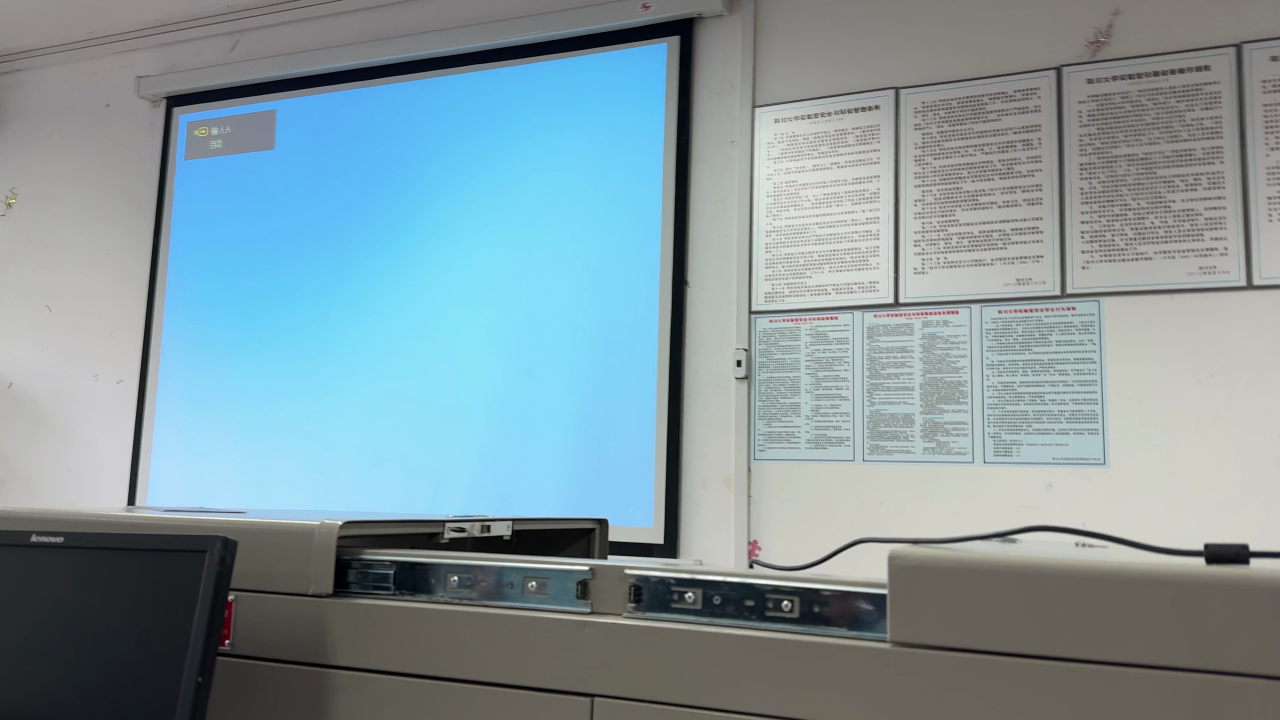
#> input picture raw_data/test0000.jpg, 3840 x 2160 px (shown at 1/3 size); its folder holds 4 pictures in this run
$ python transform_model.py
#> lines starting #> are read from the running program, lines starting #| are printed output that depends on the picture
#!/usr/bin/env python3.9
# coding=utf-8
# Copyright 2022 Huawei Technologies Co., Ltd
#
# Licensed under the Apache License, Version 2.0 (the "License");
# you may not use this file except in compliance with the License.
# You may obtain a copy of the License at
#
#     http://www.apache.org/licenses/LICENSE-2.0
#
# Unless required by applicable law or agreed to in writing, software
# distributed under the License is distributed on an "AS IS" BASIS,
# WITHOUT WARRANTIES OR CONDITIONS OF ANY KIND, either express or implied.
# See the License for the specific language governing permissions and
# limitations under the License.

import os
import cv2
from pathlib import Path

def clear_folder_contents(folder_path):
    path = Path(folder_path)
    if path.exists():
        # 遍历路径中的所有文件和文件夹
        for child in path.iterdir():
            try:
                # 如果是文件或链接，则删除
                if child.is_file() or child.is_symlink():
                    child.unlink()
                # 如果是文件夹，则递归删除
                elif child.is_dir():
                    child.rmdir()
            except Exception as e:
                print(f'Failed to delete {child}. Reason: {e}')

# 首先删除p_data文件夹下的以往处理的文件
folder_path = './transform_model_data'
clear_folder_contents(folder_path)

FILE_PATH = './raw_data/'
for file in os.listdir(FILE_PATH):
    img_path = FILE_PATH + file
    img = cv2.imread(img_path)
#> img is the input picture: shape (2160, 3840, 3); mean B, G, R 156.8, 150.5, 129.9
    img = cv2.resize(img, (1280, 720))
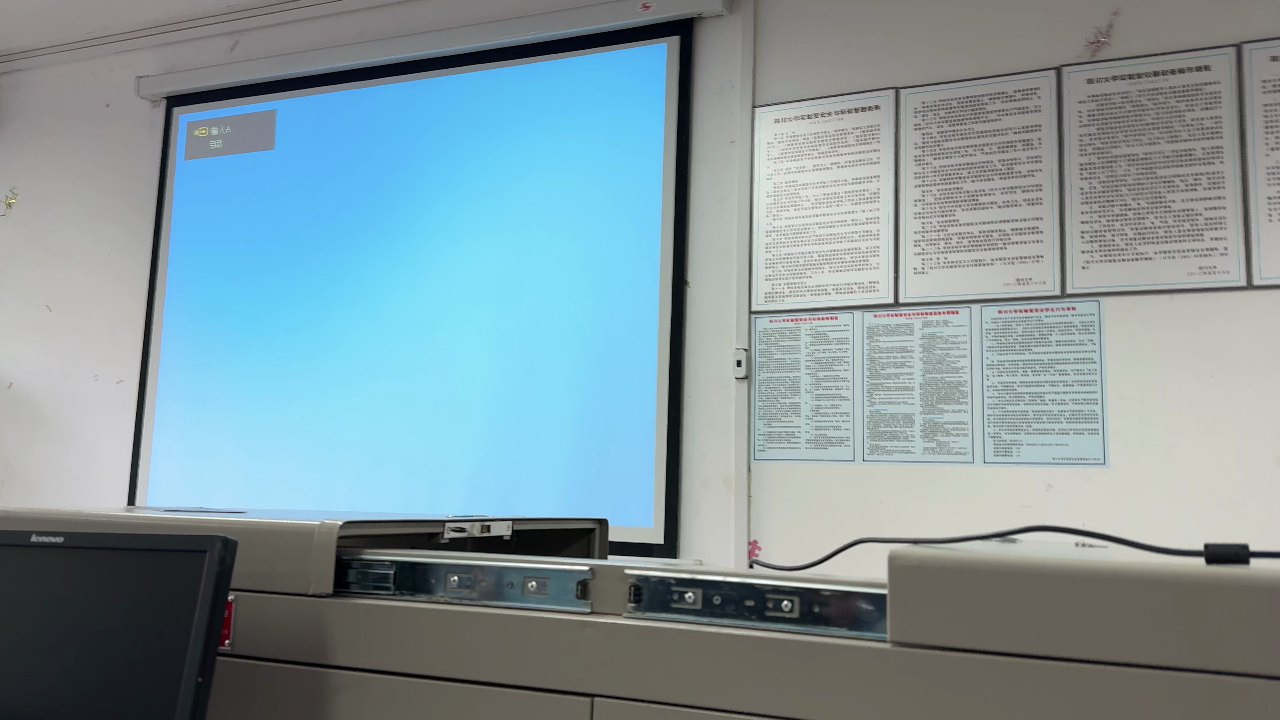
#> img: shape (720, 1280, 3); mean B, G, R 156.8, 150.5, 129.9
    save_path = './transform_model_data/' + file.split('.')[0] + '.jpg'
    cv2.imwrite(save_path, img)
#> pass 2 of the loop `for file in os.listdir(FILE_PATH):`:
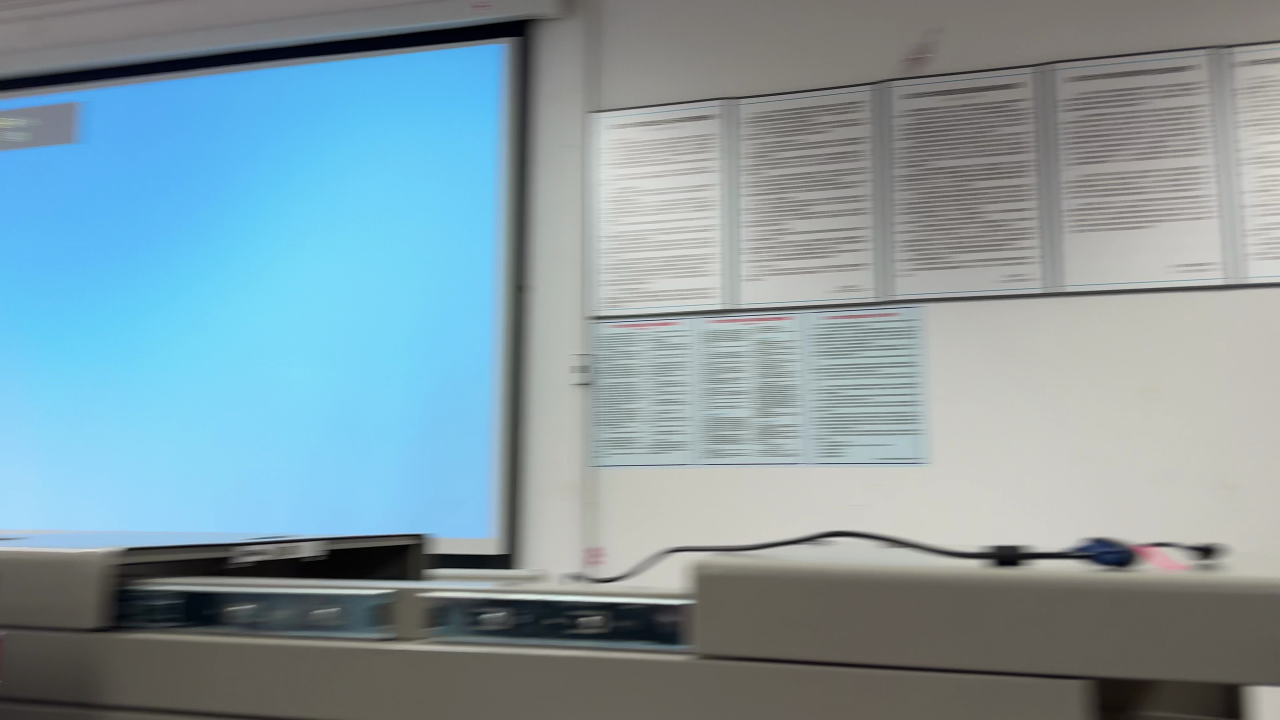
#> input picture raw_data/test0001.jpg, 3840 x 2160 px (shown at 1/3 size)
#> img is the input picture: shape (2160, 3840, 3); mean B, G, R 161.7, 153.8, 131.7
#> `img = cv2.resize(img, (1280, 720))`:
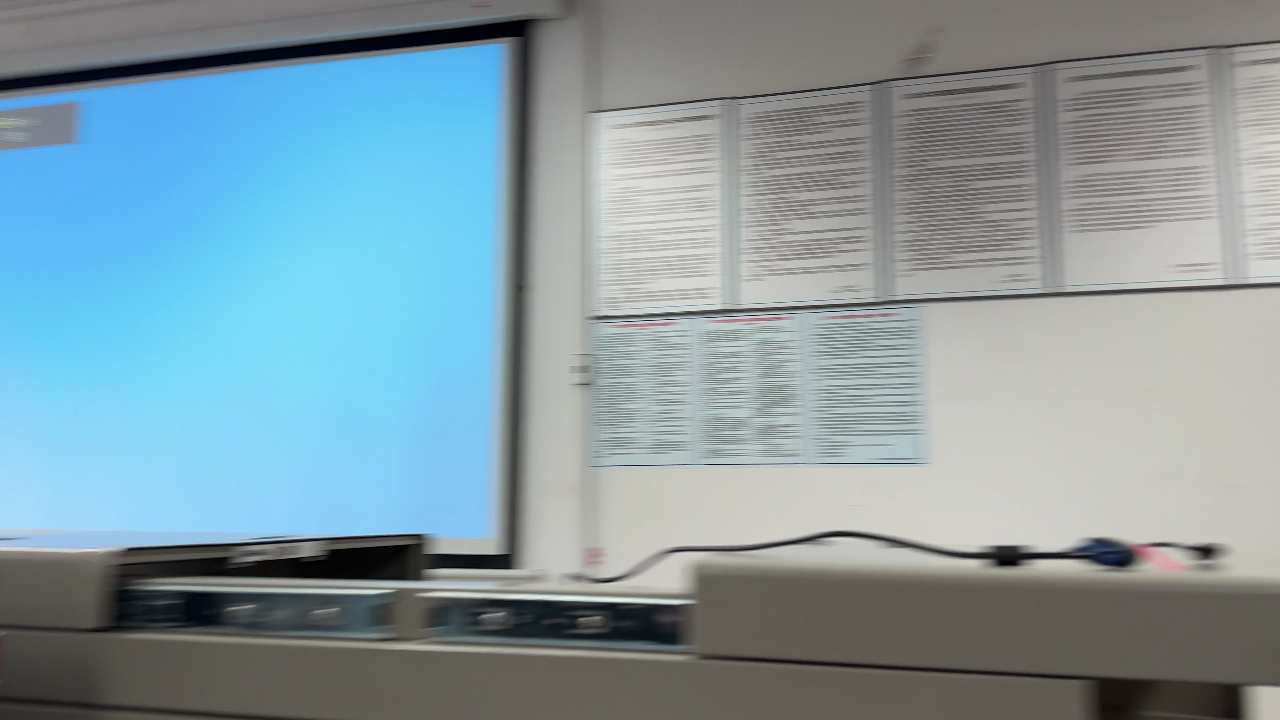
#> img: shape (720, 1280, 3); mean B, G, R 161.7, 153.8, 131.7
#> pass 3 of the loop `for file in os.listdir(FILE_PATH):`:
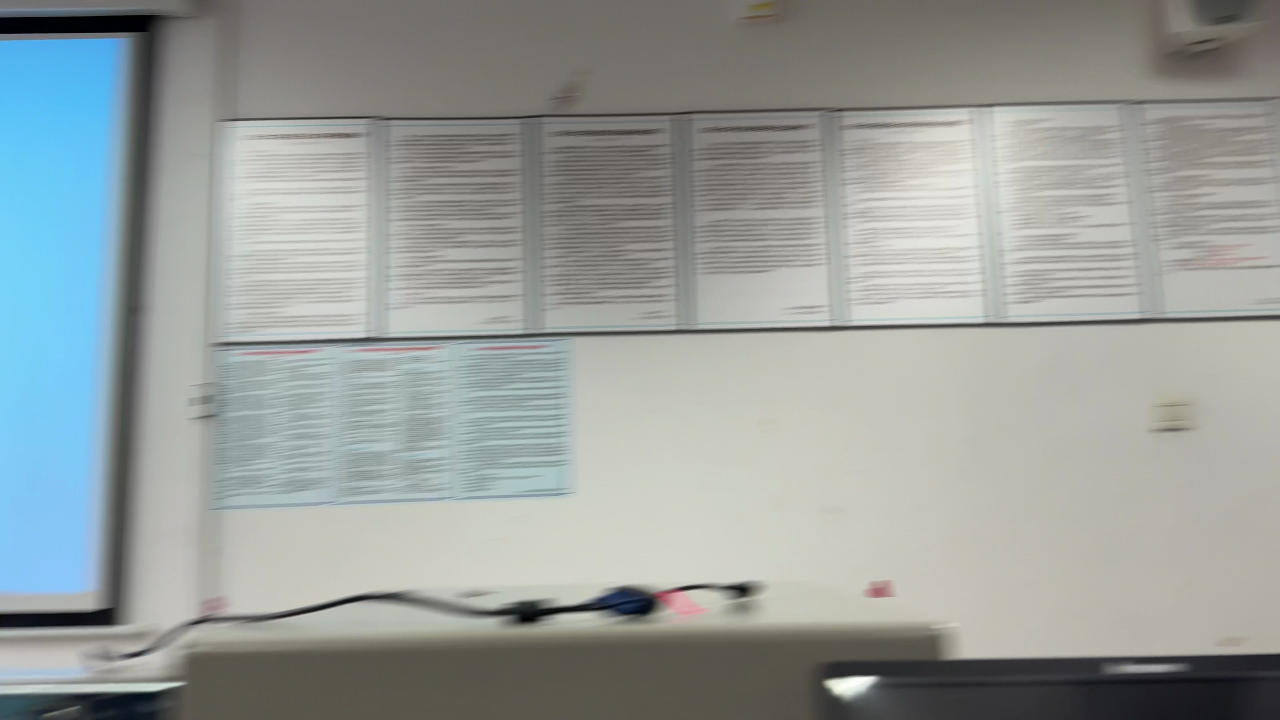
#> input picture raw_data/test0002.jpg, 3840 x 2160 px (shown at 1/3 size)
#> img is the input picture: shape (2160, 3840, 3); mean B, G, R 154.6, 156.9, 151
#> `img = cv2.resize(img, (1280, 720))`:
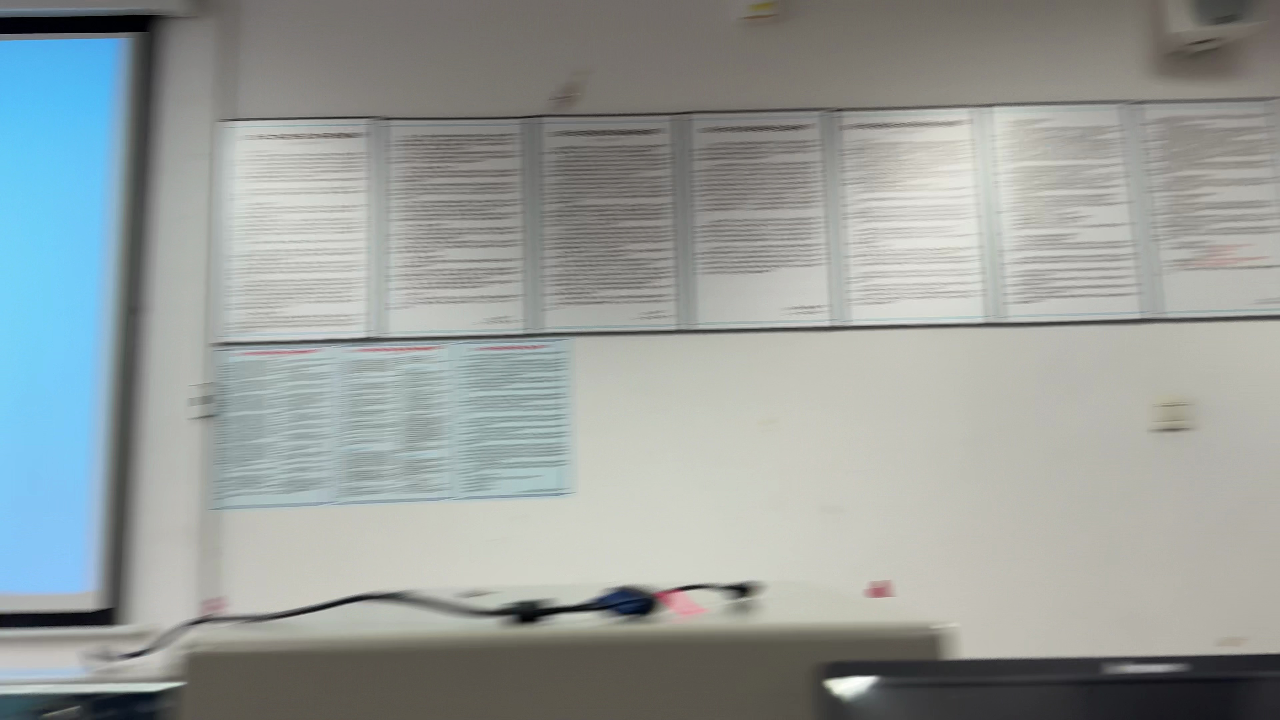
#> img: shape (720, 1280, 3); mean B, G, R 154.6, 156.9, 151
#> the loop made 4 passes; the first 3 are shown
print("transform successful")
